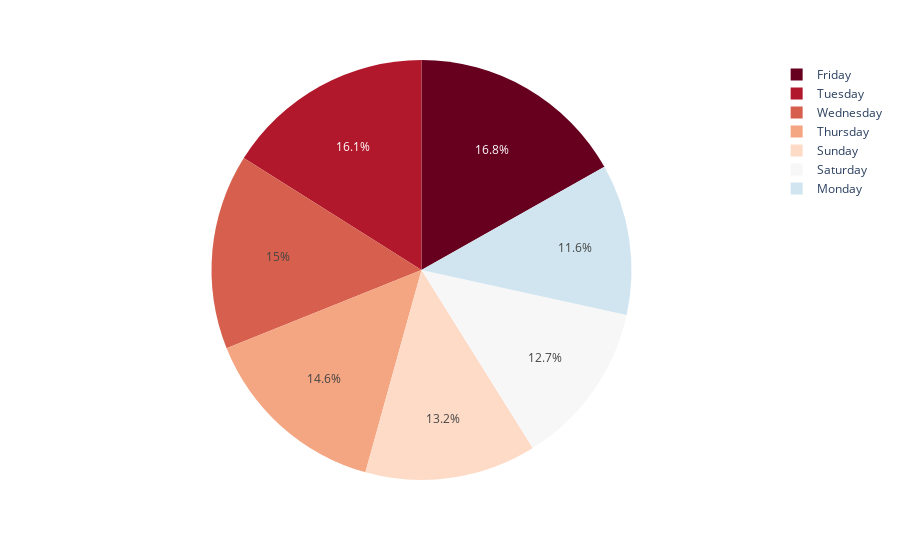

The notebook cell saved with this chart:
### Code cell
fig = px.pie(date, names="day", values="minutes_played", color_discrete_sequence=px.colors.sequential.RdBu)

fig.show()

### Figure 1 — Plotly figure (JSON) as saved in the notebook; plotly's stock layout.template omitted (floating-point values rounded to 4 significant figures)
{"data": [{"domain": {"x": [0, 1], "y": [0, 1]}, "hovertemplate": "day=%{label}<br>minutes_played=%{value}<extra></extra>", "labels": ["Friday", "Monday", "Saturday", "Sunday", "Thursday", "Tuesday", "Wednesday"], "legendgroup": "", "name": "", "showlegend": true, "type": "pie", "values": [8993.0, 6199.0, 6778.0, 7050.0, 7815.0, 8580.0, 8023.0]}], "layout": {"legend": {"tracegroupgap": 0}, "margin": {"t": 60}, "piecolorway": ["rgb(103,0,31)", "rgb(178,24,43)", "rgb(214,96,77)", "rgb(244,165,130)", "rgb(253,219,199)", "rgb(247,247,247)", "rgb(209,229,240)", "rgb(146,197,222)", "rgb(67,147,195)", "rgb(33,102,172)", "rgb(5,48,97)"]}}
